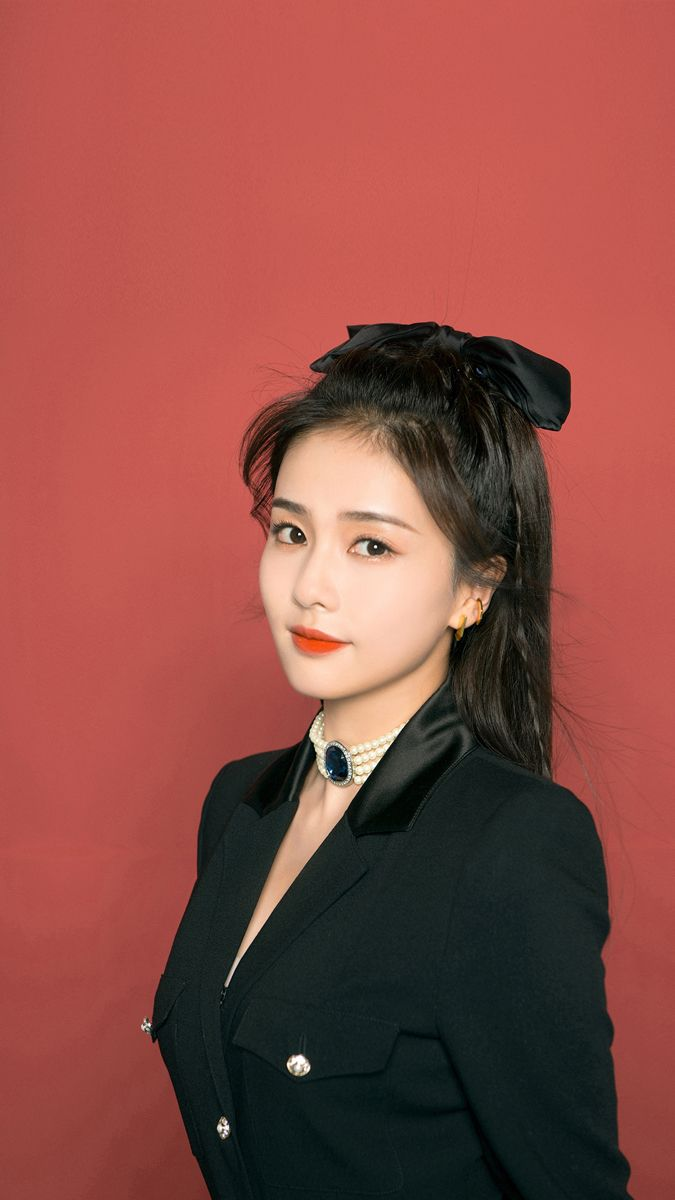
#> input picture image/train/Bach Loc/bachloc_01.jpg, 675 x 1200 px, found by its file name; its folder holds only this picture in this run
$ python faces_train.py
#> lines starting #> are read from the running program, lines starting #| are printed output that depends on the picture
import cv2 as cv
import numpy as np
import os

#config
people = ['Bach Loc', 'Chuc Tu Dan', 'Cuc Tinh Y', 'Tran Ngoc Ky', 'Trieu Le Dinh']
DIR = r'D:\DATA\proj\py\opencv\opencv_course\image\train'

#global variable
features = []
labels = []

#report
counters = []

#create CascadeClassifier
haar_cascade = cv.CascadeClassifier('../15_face_detection/haar_face_alt.xml')

def create_train():
    for person in people:
        path = os.path.join(DIR, person)
        label = people.index(person)
        cnt = 0
        print(f'-------------------------------')
        print(f'training face: {person}')
        for img in os.listdir(path):
            #get image path
            img_path = os.path.join(path, img)
            #read image
            img_array = cv.imread(img_path)
#> img_array is the input picture: shape (1200, 675, 3); mean B, G, R 68.6, 75.9, 140.7
            gray = cv.cvtColor(img_array, cv.COLOR_BGR2GRAY)
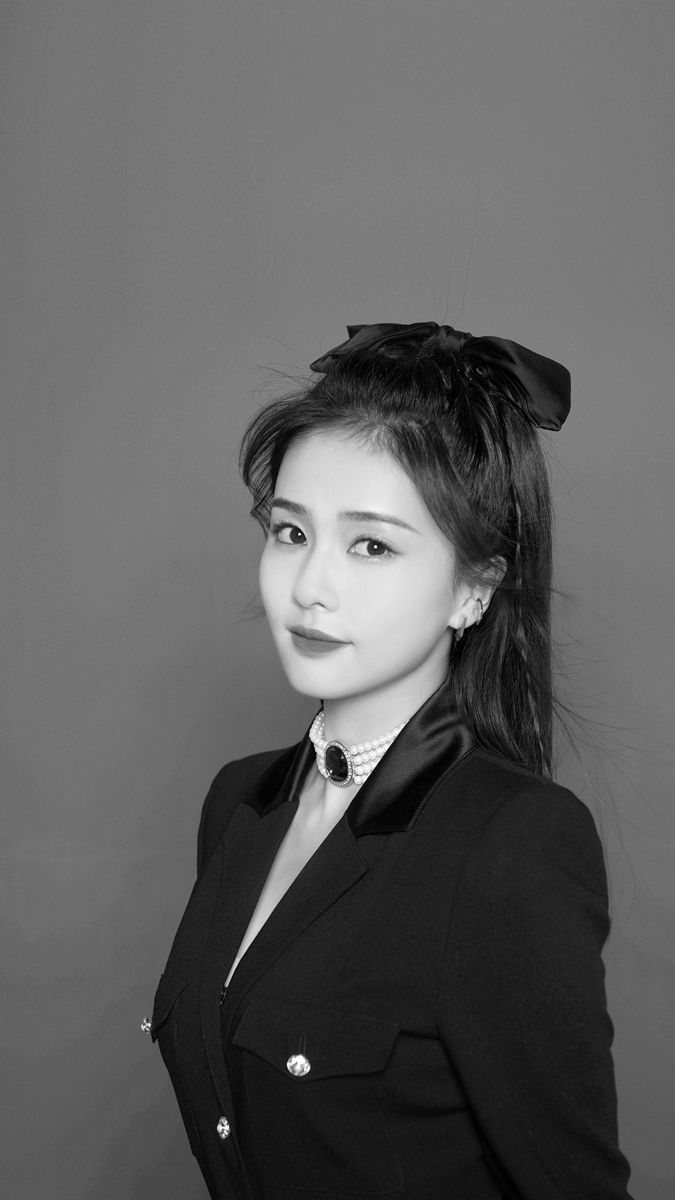
#> gray: shape (1200, 675); min 0, max 255, mean 94.5
            #face detection
            faces_rect = haar_cascade.detectMultiScale(gray, scaleFactor=1.1, minNeighbors=6)
#> faces_rect = [[205, 444, 255, 255]]
            if(len(faces_rect) == 1):
                cnt += 1
                for (x,y,w,h) in faces_rect:
                    faces_roi = gray[y:y+h, x:x+w]
                    features.append(faces_roi)
                    labels.append(label)
#> this loop made 1 pass
#> pass 1, in create_train, `faces_roi = gray[y:y+h, x:x+w]`:
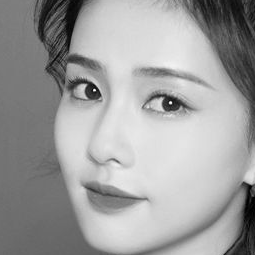
#> faces_roi: shape (255, 255); min 0, max 254, mean 158.4
#> after the loop, features = 1 item; labels = [0]
                print(f'{img} has {len(faces_rect)} face(s) --> train')
#| bachloc_01.jpg has 1 face(s) --> train
            else:
                print(f'{img} has {len(faces_rect)} face(s) --> not train')
        counters.append(cnt)
#> pass 2 of the loop in create_train, `for person in people:`:
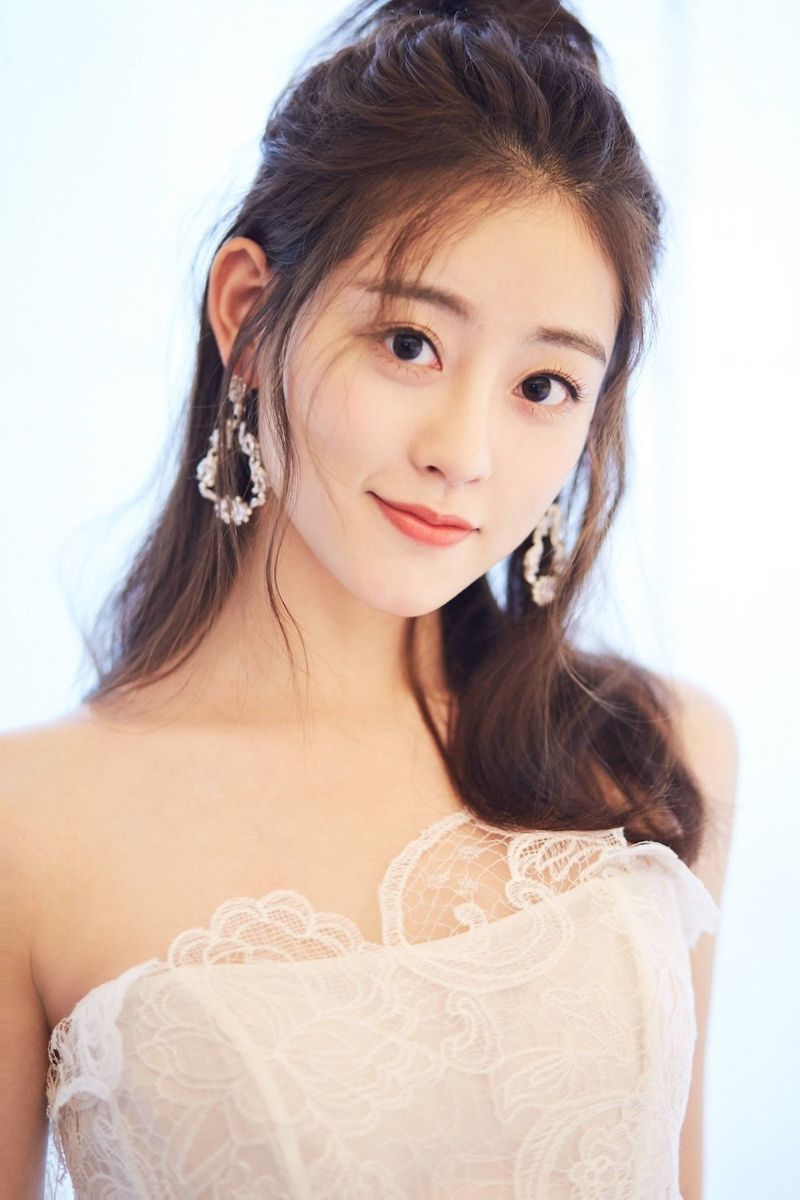
#> input picture image/train/Chuc Tu Dan/chuctudan_01.jpg, 800 x 1200 px, found by its file name
#> in create_train, img_array is the input picture: shape (1200, 800, 3); mean B, G, R 181.4, 189.9, 207.5
#> in create_train, `gray = cv.cvtColor(img_array, cv.COLOR_BGR2GRAY)`:
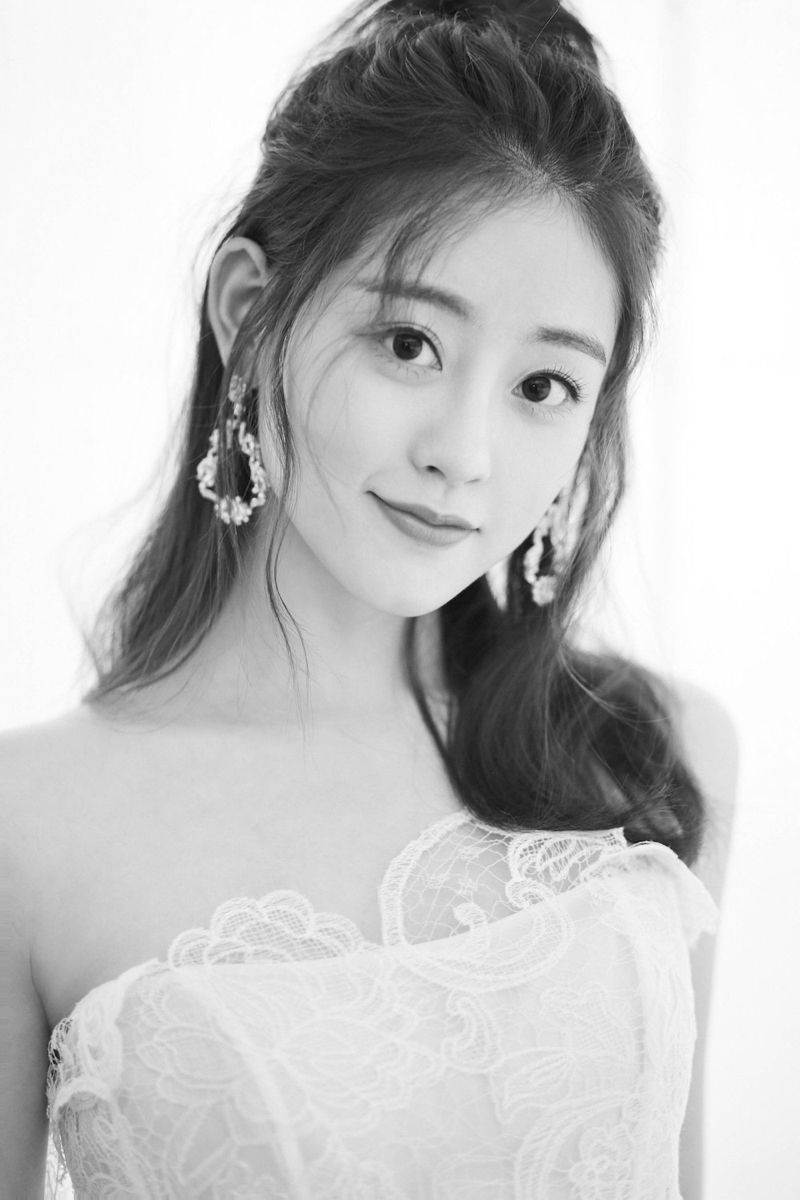
#> gray: shape (1200, 800); min 10, max 255, mean 194.2
#> faces_rect = [[262, 196, 424, 424]]
#> the loop in create_train, `for (x,y,w,h) in faces_rect:` made 1 pass
#> pass 1, in create_train, `faces_roi = gray[y:y+h, x:x+w]`:
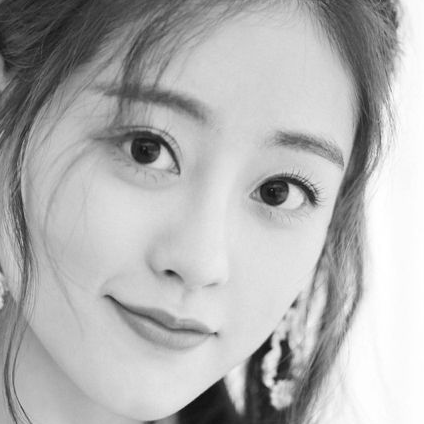
#> faces_roi: shape (424, 424); min 10, max 255, mean 177.4
#> after the loop in create_train, `for (x,y,w,h) in faces_rect:`: features = 2 items; labels = [0, 1]
#| chuctudan_01.jpg has 1 face(s) --> train

#prepare data train
#> (the run stopped early here; a loop or call above may not have finished)
